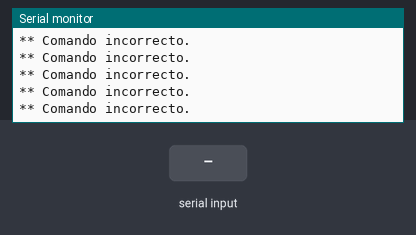
The sketch below on a simulated Arduino Uno, built with avr-gcc and run on an emulated ATmega328P. Parts: the last lines printed to the serial monitor. The test bench sets the inputs (shaded band). No radio packets arrive unless stated.

Above: at 1.2 s.
1.3 s: "1" received over Serial
At 1.39 s:
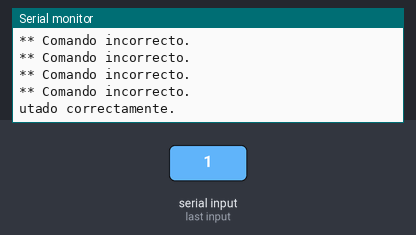
4.3 s: byte 97 (ComandoAdq) received over Serial
At 5.5 s:
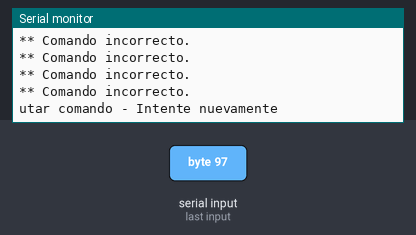
5.8 s: byte 112 (ComandoBmp180) received over Serial
At 8.5 s:
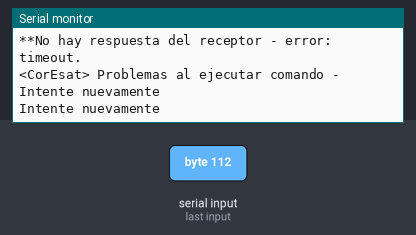
8.8 s: byte 105 (ComandoIMU) received over Serial
At 10.3 s:
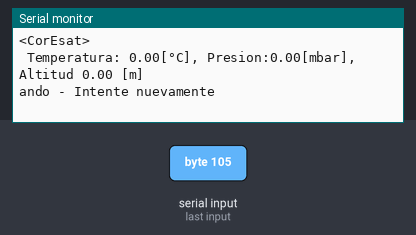
11.1 s: byte 116 (ComandoTSL2561) received over Serial
At 12.6 s:
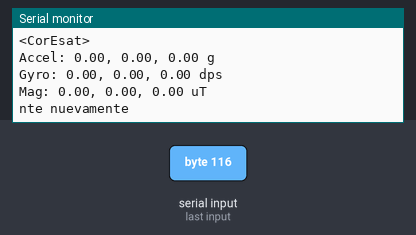
13.2 s: byte 99 (ComandoLink) received over Serial
At 15.1 s:
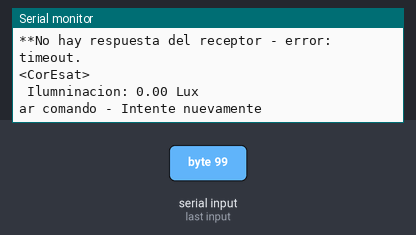

The sketch:

Segmento_Terreno_V2_prueba.ino
```cpp
/*Proyecto: CorEsat
 *Segmento: Estacion Terrena
 */
#include "Arduino.h"
#include <SPI.h>
#include <RF24.h>


//Declaración de los pines de comunicaciones de los modulos
#define CE_PIN 7                                     //Definicion del pin CE para el RF24
#define CSN_PIN 8                                    //Definicion del pin CSN para el RF24

//Comandos
#define ComandoLink    'c'              //probar si esta disponible el sate.
#define ComandoAdq     'a'              //Realizar adquisicion.
#define ComandoWrite   'w'              //Escribir dato.
#define ComandoIMU     'i'              //pedir vector IMU.
#define ComandoBmp180  'p'              //pedir Vector bmp180.
#define ComandoTSL2561 't'              //pedir Valor  TSL2561.
#define ComandoNull    '0'              //Borra el comando.
#define StatusCom      'l'              //Pregunta estado de comunicaccion.
#define StatusWrite    'r'              //Verifica estado de escritura.
#define StatusAdq      'f'              //Verifica estado de adquisicion.
#define ComandoMenu    'm'              //Muestra nuevamente el menú.
//~~~~~~~~~~~~~~~~~~~Inicializacion de modulos~~~~~~~~~~~~~~~~~~~~~
RF24 radio(CE_PIN, CSN_PIN);            // Configuracion de Hardware:Radio nRF24L01 en el bus SPI (pines 10, 11, 12, 13) mas pines 7 & 8

//~~~~~~~~~~~~~~~~~~~Variables Globales~~~~~~~~~~~~~~~~~~~~~
char Comando='0'; // variable para toma de orden por teclado
int  esperaRespuesta;
byte addresses[][6] = {"1Node", "2Node"};
int data = 0;//para pedir datos de 1 a 20
byte i;
double IMU[9];
double VectorBmp180[3];//0-T 1-P 2-A
double TSL2561;

//~~~~~~~~~~~~~~~~~~~Prototipado de Funciones~~~~~~~~~~~~~~~~~~~~~
void menuSerie();                           //Muestra el menu de opciones.
void configRadio();                         //Configura el modulo de radio NRF.
void empezarEscucha();                      //Empieza la escucha RF.(Para recepcion de datos seguir las 3 funciones en orden).(1)
void esperaRx(int Demora);                  //Recibe los datos que se estan mandando. (2)
void detenerEscucha();                      //Detiene la escucha de la comunicacion por RF. (3)
void escribirDatos(int comando);            //Envia los datos por RF.
int16_t leerDatosRf();                      //Decodifica los datos recividos por RF.
void leerVectorIMU();                       //Decodifica los datos recividos por RF correspondienes a la IMU.
void leerVectorBmp180();                    //Decodifica los datos recividos por RF correspondientes al Bmp180.
void leerValorTSL2561();                    //Decodifica los datos recividos por RF correspondientes al TSL2561.


//~~~~~~~~~~~~~~~~~~~Funciones Propias de Arduino~~~~~~~~~~~~~~~~~~~~~
void setup() {
  Serial.begin(9600);
  menuSerie();
  configRadio();

}
void loop() {
    Comando = ComandoNull;
    delay(100);
    while(Comando == ComandoNull)Comando = (char)Serial.read();//tomo valor del teclado
    Serial.println("<Estacion> "+Comando);
   data =0;
   switch (Comando) {

      case ComandoAdq://orden de Adquirir datos

          detenerEscucha();//DETENGO LA ESCUCHA
          escribirDatos(ComandoAdq);//ENVIO SOLICITUD DE A 1 DATO
          empezarEscucha();
          esperaRx(3000);//ESPERO RESPUESTA
          data = leerDatosRf();//tomo dato que llego
            if(data == StatusAdq){
              Serial.println("<CorEsat> Comando de adquisicion ejecutado correctamente.");
            }else{
              Serial.println("<CorEsat> Problemas al ejecutar comando - Intente nuevamente");
            }
        break;

      case ComandoBmp180://Pedido vector Sensor BPM180

            detenerEscucha();//DETENGO LA ESCUCHA
            escribirDatos(ComandoBmp180);
            empezarEscucha();
            esperaRx(2000);//ESPERO RESPUESTA
            leerVectorBmp180();
            Serial.println("<CorEsat> \n Temperatura: " + String(VectorBmp180[0]) + "[°C], Presion:" + String(VectorBmp180[1]) + "[mbar], Altitud " + String(VectorBmp180[2]) + " [m]");
          break;

        case ComandoIMU://Pedido vector Sensor IMU

            detenerEscucha();//DETENGO LA ESCUCHA
            escribirDatos(ComandoIMU);//ENVIO pedido de vector IMU
            empezarEscucha();
            esperaRx(2000);//ESPERO RESPUESTA
            leerVectorIMU();
            Serial.println("<CorEsat>");
            Serial.println("Accel: " + String(IMU[0]) + ", " + String(IMU[1]) + ", " + String(IMU[2]) + " g");
            Serial.println("Gyro: " + String(IMU[3]) + ", " + String(IMU[4]) + ", " + String(IMU[5]) + " dps");
            Serial.println("Mag: " + String(IMU[6]) + ", " + String(IMU[7]) + ", " + String(IMU[8]) + " uT");
          break;
        case ComandoTSL2561://Pedido valor Sensor Lux

            detenerEscucha();//DETENGO LA ESCUCHA
            escribirDatos(ComandoTSL2561);//ENVIO pedido de vector IMU
            empezarEscucha();
            esperaRx(2000);//ESPERO RESPUESTA
            leerValorTSL2561();
            Serial.println("<CorEsat> \n Ilumninacion: " + String(TSL2561) + " Lux");
          break;
        case ComandoLink://verificacion de conexion con sate

          detenerEscucha();//DETENGO LA ESCUCHA
          escribirDatos(ComandoLink);//ENVIO SOLICITUD DE A 1 DATO
          empezarEscucha();
          esperaRx(2000);//ESPERO RESPUESTA
          data = leerDatosRf();//tomo dato que llego
            if(data == StatusCom){
              Serial.println("<CorEsat> Estado de conexion correcta. ");
            }else{
              Serial.println("** Conexion inactiva- Intente nuevamente ");
            }

        break;
      case ComandoWrite://escritura de datos hacia el satelite

          detenerEscucha();//DETENGO LA ESCUCHA
          escribirDatos(ComandoWrite);//ENVIO SOLICITUD DE A 1 DATO
          empezarEscucha();
          esperaRx(2000);//ESPERO RESPUESTA
          data = leerDatosRf();//tomo dato que llego
            if(data == StatusWrite){
              Serial.println("<CorEsat> Estado de conexion correcta.");
            }else{
              Serial.println("** Problemas en la transmicion - Intente nuevamente ");
            }
        break;
      case ComandoMenu:menuSerie();break;
      default:
       Serial.println("** Comando incorrecto.");
        break;
  }

}


//~~~~~~~~~~~~~~~~~~~Funciones prototipadas~~~~~~~~~~~~~~~~~~~~~
void menuSerie(){
  Serial.println("MOC de CORESat.");
  Serial.println("(m) menu.");
  Serial.println("(c) Link Conexion.");
  Serial.println("(a) Adquisicion datos.");
  Serial.println("(w) Escritura.");
  Serial.println("(i) Datos IMU.");
  Serial.println("(p) Datos TPA.");
  Serial.println("(t) Datos Lux.");
}

void configRadio(){
   // Initiate the radio object
  radio.begin();//Inicializar objeto radio
  // Set the transmit power to lowest available to prevent power supply related issues
  radio.setPALevel(RF24_PA_MIN);// Configurar minima enercia de transmicion disponible.
  // Set the speed of the transmission to the quickest available
  radio.setDataRate(RF24_2MBPS);//Configurar velocidad de transmicion maxima disponible.
  // Use a channel unlikely to be used by Wifi, Microwave ovens etc
  radio.setChannel(124);//Usar canal distinto la usado por el wifi, microondas ,etc.
  // Open a writing and reading pipe on each radio, with opposite addresses
  radio.openWritingPipe(addresses[1]);//Abrir escritura y lectura pipe en la radio , con direcciones distintas.
  radio.openReadingPipe(1, addresses[0]);
}
void empezarEscucha(){
  radio.startListening();
}

void detenerEscucha(){
  radio.stopListening();
}

void esperaRx(int Demora){
  unsigned long started_waiting_at = millis();
  while ( ! radio.available() ) {
    if (millis() - started_waiting_at > Demora ) {
      Serial.println("**No hay respuesta del receptor - error: timeout.");
      return;
    }
  }
}

void escribirDatos(int comando){
    int data = comando;
    if (!radio.write( &data, sizeof(unsigned int) )) {
      Serial.println("**No se puedo transmitir informacion, Verifique la conexion del transmisor.");
    }
}
int16_t leerDatosRf(){
  int16_t  dataRx=0;
  radio.read( &dataRx, sizeof(unsigned char) );
  return dataRx;
}

void leerVectorIMU(){
  radio.read( &IMU, sizeof(IMU) );
}
void leerVectorBmp180(){
  radio.read( &VectorBmp180, sizeof(VectorBmp180) );
}
void leerValorTSL2561(){
  radio.read( &TSL2561, sizeof(float) );
}
```

Measured:
- after the input at 1.3 s, the serial monitor: prints a new line after 0.08 s (image 1)
- after the input at 4.3 s, the serial monitor: prints a new line after 0.09 s (image 2)
- after the input at 5.8 s, the serial monitor: prints a new line after 1.7 s (image 3)
- after the input at 8.8 s, the serial monitor: prints a new line after 0.91 s (image 4)
- after the input at 11.1 s, the serial monitor: prints a new line after 0.79 s (image 5)
- after the input at 13.2 s, the serial monitor: prints a new line after 0.82 s (image 6)
